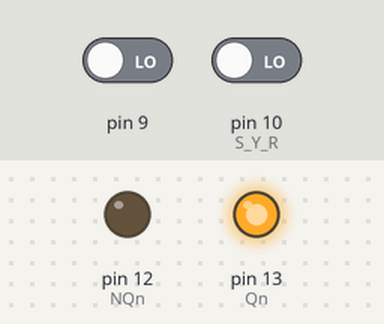
Bench run of a sketch on a simulated Arduino Uno, built with avr-gcc and run on an emulated ATmega328P. Parts: output pins drawn as LEDs (lit = HIGH). The inputs (shaded band) are chosen by the test bench; at power-on: pin 10 (S_Y_R) LOW, pin 9 LOW.

Above: at 1.2 s.
1.3 s: pin 10 (S_Y_R) driven HIGH
At 2.3 s:
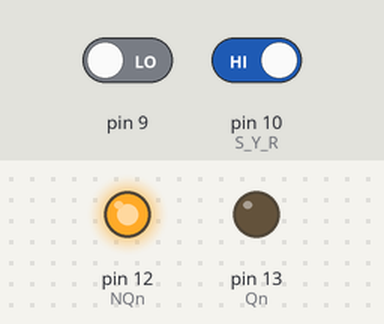
2.8 s: pin 9 driven HIGH
At 3.4 s:
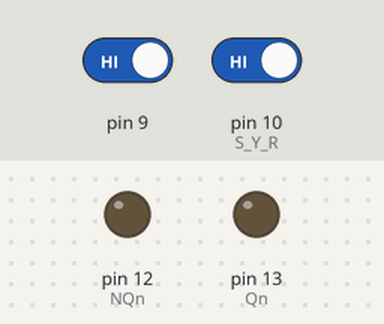
4.3 s: pin 9 driven LOW
At 4.6 s:
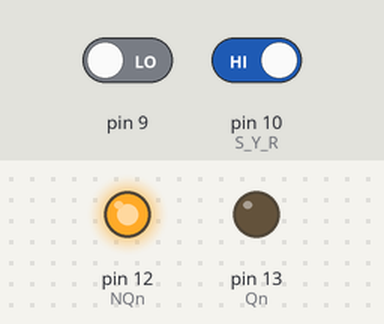
Timing chart, 0 to 7.3 s (numbered marks = the images above; inputs shaded):
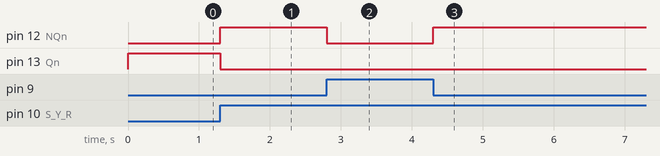

The sketch:

latchRS.ino
```cpp
//Autor:Dario Jorge Iglesias
boolean Qn,NQn,S,R;
void setup() {
 pinMode(9,INPUT);
 pinMode(10,INPUT);//S Y R
 pinMode(13,OUTPUT);//Qn
 pinMode(12,OUTPUT);//NQn
 digitalWrite(13,LOW);
 digitalWrite(12,LOW);}
void loop() {
  S=digitalRead(9);
  R=digitalRead(10);
  Qn=digitalRead(13);
  NQn=digitalRead(12);
  Qn=!(R|NQn);NQn=!(S|Qn);
  digitalWrite(13,Qn);
  digitalWrite(12,NQn);}
```

Measured:
- after the input at 1.3 s, pin 12 (NQn): LOW → HIGH at once; pin 13 (Qn): HIGH → LOW at once
- after the input at 2.8 s, pin 12 (NQn): HIGH → LOW at once
- after the input at 4.3 s, pin 12 (NQn): LOW → HIGH at once
